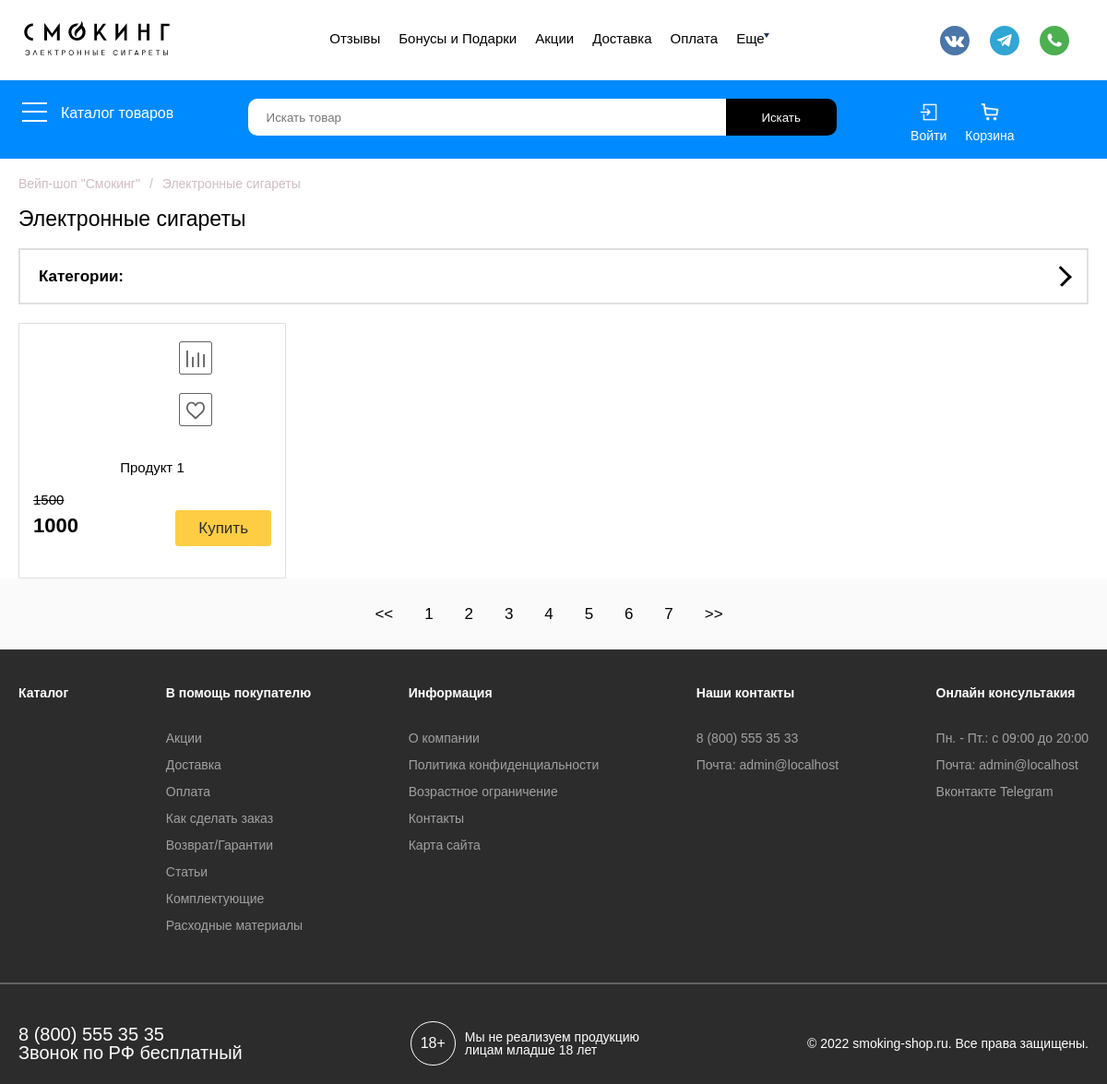
The app's page /category/kategoriya-1/, older data.
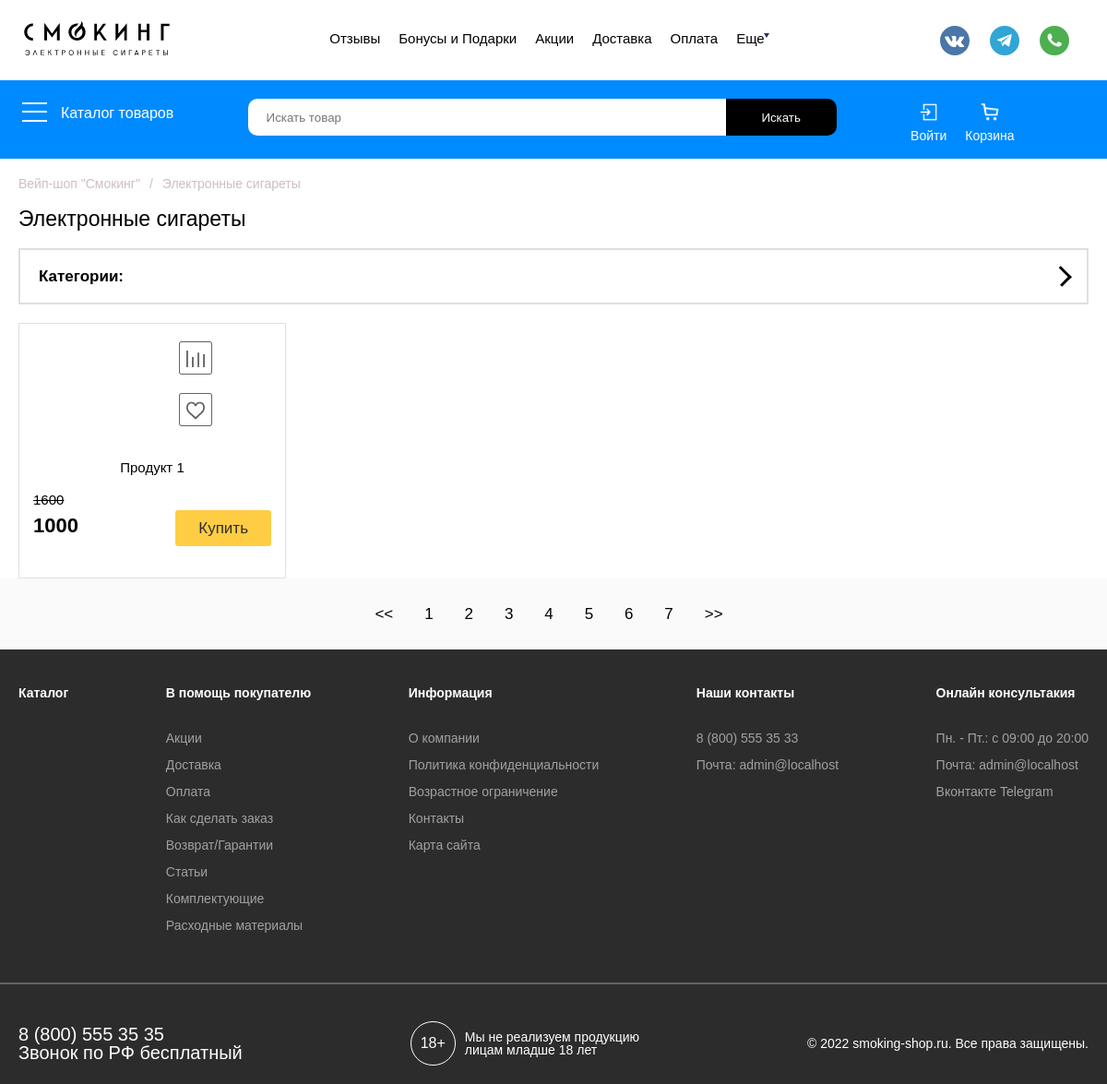
The same page, newer data.
### shop/models.py (models this page shows, shortened)
class Product(models.Model):
    title = models.CharField(blank=True, max_length=100, verbose_name='Название')
    mini_description = models.TextField(blank=True, verbose_name='Небольшое описание')
    description = models.TextField(blank=True, verbose_name='Описание товара')
    product_characteristics = models.TextField(blank=True, verbose_name='Характеристики товара')
    main_image = models.ImageField(upload_to='media/images-product/%Y/%m/%d/', verbose_name='Изображения')
    sale = models.BooleanField(blank=True, verbose_name='Распрадажа', default=False)
    buyer_choice = models.BooleanField(blank=True, verbose_name='Выбор покупателя', default=False)
    novelties = models.BooleanField(blank=True, verbose_name='Новинки', default=False)
    old_price = models.CharField(max_length=150, blank=True, verbose_name='Старая цена')
    new_price = models.CharField(max_length=150, blank=True, verbose_name='Новая цена')
    subcategory = models.ForeignKey('SubCategory', blank=True, on_delete=models.PROTECT, verbose_name='Подкатегория')
    brend = models.ForeignKey('Brends', on_delete=models.CASCADE, verbose_name='Бренд')
    slug = models.SlugField(max_length=50, verbose_name='Url', unique=True)
    def get_absolute_url(self):
        return reverse('get_product', kwargs={'slug_product': self.slug, 'slug_category': self.subcategory.category.slug, 'slug_subcategory': self.subcategory.slug})
    class Meta:
        verbose_name_plural = 'Продукты'
        verbose_name = 'Продукт'

### shop/views.py (the view)
# urls.py: path('category/<str:slug_category>/', get_category, name='get_category'),
def get_category(requests, slug_category):
    product = Product.objects.filter(subcategory__category__slug=slug_category)
    category = Category.objects.all()
    context = {
        'title': 'str(Category.objects.get(slug=slug_category))',
        'product': product,
        'category': category,
    }
    return render(requests, template_name='shop/get_category.html', context=context)

### shop/models.py (called while the page is built)
    def get_absolute_url(self):
        return reverse('get_category', kwargs={'slug_category': self.slug})

### shop/templates/shop/get_category.html (shortened to what this page needs)
{% extends 'base.html' %}
{% load static %}
{% block content %}
<div class="get_product">
  <div class="container">
    <div class="news_block__row">
      <a href="#">Вейп-шоп "Смокинг"</a>
      <p>/</p>
      <p>Электронные сигареты</p>
    </div>
    <div class="news_block__main-title">Электронные сигареты</div>
    <details class="get_product__spoller">
      <summary class="get_product__summrry">Категории: <i class="get_product__arrow right"></i></summary>
    </details>
    <div class="get_product__grid">
      {% for item in product %}
      <div class="get_product__item">
        <div class="get_product__img">
            <div class="get_product__img-body">
              <a class="get_product__menu-img" href="#"><img src="img/menu/compare_1.PNG" alt=""></a>
              <a class="get_product__menu-img" href="#"><img src="img/menu/favorites_1.PNG" alt=""></a>
            </div>
        </div>
        <div class="get_product__title"><a href="{{ item.get_absolute_url }}">{{ item.title }}</a></div>
        <div class="get_product__body">
          <div class="get_product__block">
            <p class="get_product__discount">{{ item.old_price }}</p>
            <p class="get_product__price">{{ item.new_price }}</p>
          </div>
          <div class="get_product__button"><a href="#">Купить</a></div>
        </div>
      </div>
      {% endfor %}
    </div>
  </div>
</div>
<div class="paginator">
  <div class="container">
    <div class="paginator__container">
      <a href=""><<</a>
      <a href="">1</a>
      <a href="">2</a>
      <a href="">3</a>
      <a href="">4</a>
      <a href="">5</a>
      <a href="">6</a>
      <a href="">7</a>
      <a href="">>></a>
    </div>
  </div>
</div>
{% endblock %}

Row changes from the older to the newer data that the page shows:
changed Product "Продукт 1": old_price "1500" → "1600"
